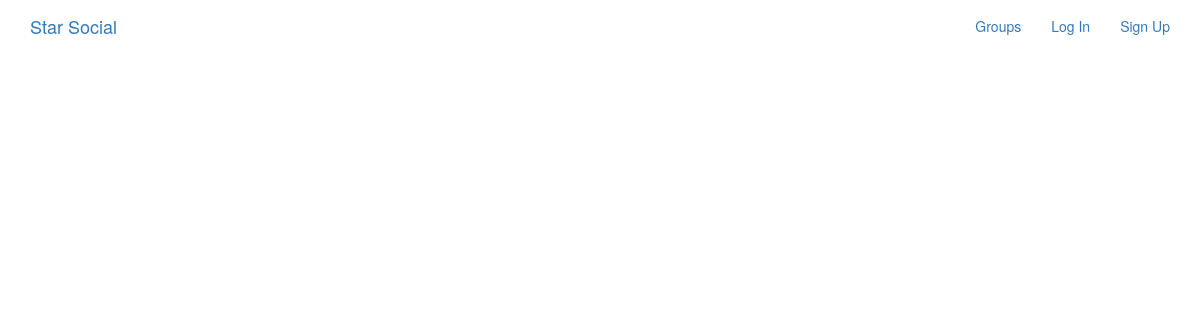
The app's page /posts/, older data.
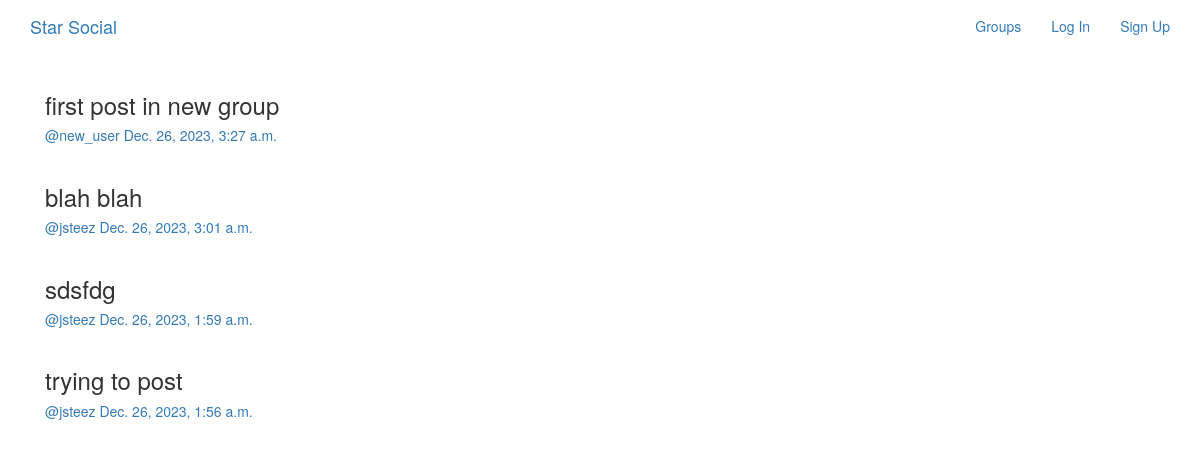
The same page, newer data.
### posts/models.py (models this page shows, shortened)
class Post(models.Model):
    user = models.ForeignKey(User, related_name='posts', on_delete=models.CASCADE)
    created_at = models.DateTimeField(auto_now=True) # automatically set current time
    message = models.TextField()
    message_html = models.TextField(editable=False)
    group = models.ForeignKey(Group, related_name='posts', null=True, blank=True, on_delete=models.CASCADE)
    class Meta:
        ordering = ['-created_at']
        unique_together = ['user', 'message']

### posts/views.py (the view)
class PostList(SelectRelatedMixin, generic.ListView):
    model = models.Post
    select_related = ('user', 'group') # foreign keys for post

### posts/templates/posts/post_list.html (shortened to what this page needs)
{% extends "posts/post_base.html" %}
{% block post_content %}
<div class="col-md-8">
    {% for post in post_list %}
        {% include "posts/_post.html" %}
    {% endfor %}
</div>
{% endblock %}

### posts/templates/posts/_post.html (shortened to what this page needs)
<div class="post media">
    <h3>{{ post.message_html|safe }}</h3>
    <div class="media-body">
        <h5 class="media-heading">
        <span class="username">
            <a href="{% url 'posts:for_user' username=post.user.username %}">@{{ post.user.username }}</a>
        </span>
        <time class="time">
            <a href="{% url 'posts:single' username=post.user.username pk=post.pk %}">{{ post.created_at }}</a>
        </time>
        </h5>
    </div>
</div>

Row changes from the older to the newer data that the page shows:
added Post: message_html "first post in new group", user.username "new_user", created_at "Dec. 26, 2023, 3:27 a.m."
added Post: message_html "blah blah", user.username "jsteez", created_at "Dec. 26, 2023, 3:01 a.m."
added Post: message_html "sdsfdg", user.username "jsteez", created_at "Dec. 26, 2023, 1:59 a.m."
added Post: message_html "trying to post", user.username "jsteez", created_at "Dec. 26, 2023, 1:56 a.m."
